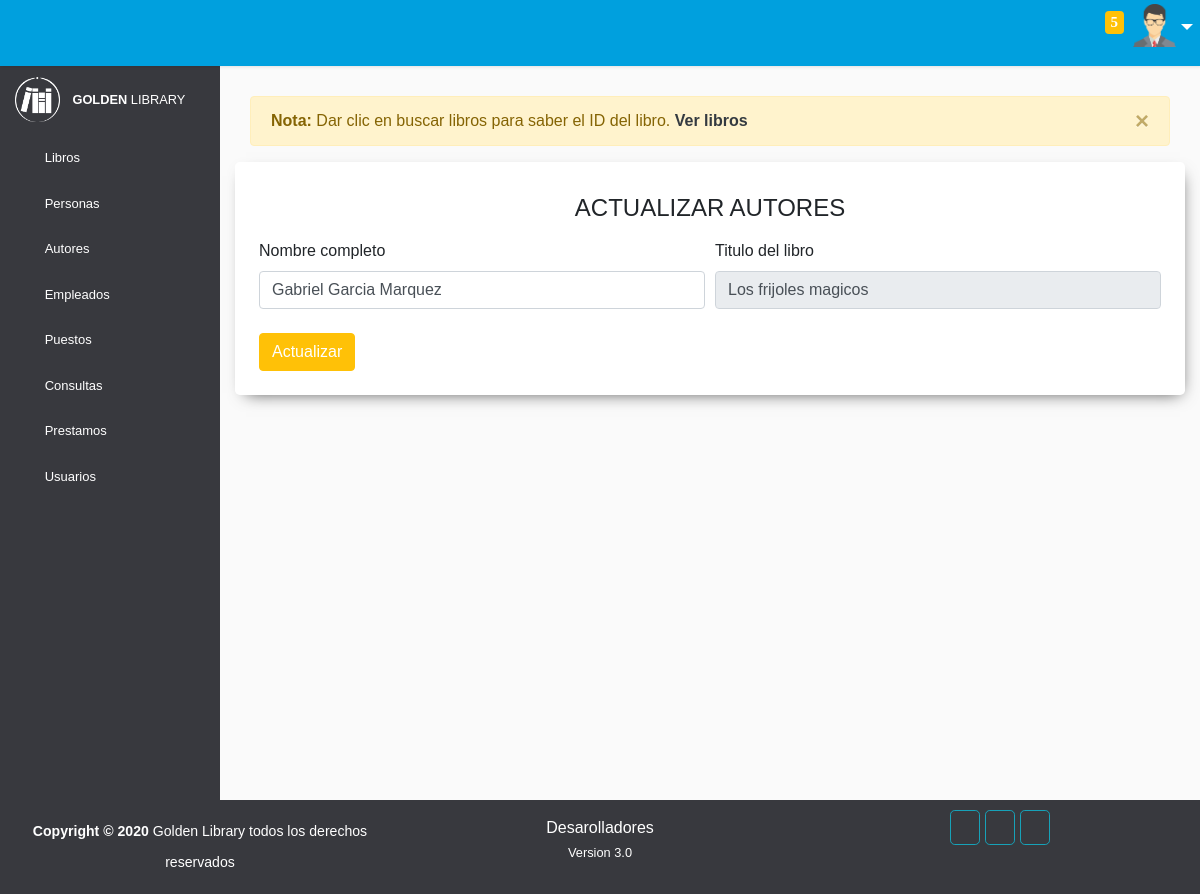
The app's page /autores/modificar_autores.php?id=6 (signed in) with its own data.
### tables this page shows
CREATE TABLE `autores` (
  `Id_autor` int(11) NOT NULL,
  `Id_libro` int(11) NOT NULL,
  `Nombre` varchar(40) NOT NULL,
  `Activo` int(1) NOT NULL DEFAULT '1'
);

CREATE TABLE `libros` (
  `Id_libro` int(11) NOT NULL,
  `Titulo` varchar(50) NOT NULL,
  `Copias` int(1) NOT NULL,
  `Editorial` varchar(30) NOT NULL,
  `Fecha_edicion` date DEFAULT NULL,
  `Categoria` varchar(30) NOT NULL,
  `Estante` int(1) NOT NULL,
  `Activo` int(1) NOT NULL DEFAULT '1'
);

### autores/modificar_autores.php (the view, shortened to what this page needs)
<!DOCTYPE html>
<html>
<head>
    <link rel="stylesheet" type="text/css" href="../vendor/bootstrap/css/bootstrap.min.css">
    <link rel="stylesheet" href="../vendor/bootstrap/css/style.css">
    <link rel="stylesheet" type="text/css" href="../icofont/icofont.min.css">
    <link rel="stylesheet" type="text/css" href="../vendor/bootstrap/css/sweetalert.css">
</head>
<body>
    <div class="wrapper">
        <nav id="sidebar">
            <div class="sidebar-header">
                <img width="45" height="45" src="../images/logo.png" alt="">
                <small><b class="ml-2">GOLDEN </b>LIBRARY</small>
            </div>
            <ul class="list-unstyled components">
                <li class="">
                    <a href="#homeSubmenu" data-toggle="collapse" aria-expanded="false" class="dropdown-toggle"><span class="icofont-library mr-3 h4 text-white"></span>Libros<i class="icofont-rounded-down text-white"></i></a>
                </li>
                <li class="">
                    <a href="#pageSubmenu" data-toggle="collapse" aria-expanded="false" class="dropdown-toggle"><span class="icofont-people mr-3 h4 text-white"></span>Personas<i class="icofont-rounded-down text-white"></i></a>
                </li>
                <li class="">
                    <a href="#autoresSubmenu" data-toggle="collapse" aria-expanded="false" class="dropdown-toggle"><span class="icofont-read-book-alt mr-3 h4 text-white"></span>Autores<i class="icofont-rounded-down text-white"></i></a>
                </li>
                <li class="">
                    <a href="#empleadosSubmenu" data-toggle="collapse" aria-expanded="false" class="dropdown-toggle"><span class="icofont-business-man mr-3 h4 text-white"></span>Empleados<i class="icofont-rounded-down text-white"></i></a>
                </li>
                <li class="">
                    <a href="#puestoSubmenu" data-toggle="collapse" aria-expanded="false" class="dropdown-toggle"><span class="icofont-tick-boxed mr-3 h4 text-white"></span>Puestos<i class="icofont-rounded-down text-white"></i></a>
                </li>
                <li class="">
                    <a href="#consultaSubmenu" data-toggle="collapse" aria-expanded="false" class="dropdown-toggle"><span class="icofont-learn mr-3 h4 text-white"></span>Consultas<i class="icofont-rounded-down text-white"></i></a>
                </li>
                <li class="">
                    <a href="#prestamoSubmenu" data-toggle="collapse" aria-expanded="false" class="dropdown-toggle"><span class="icofont-paper mr-3 h4 text-white"></span>Prestamos<i class="icofont-rounded-down text-white"></i></a>
                </li>
                <li class="">
                    <a href="#userSubmenu" data-toggle="collapse" aria-expanded="false" class="dropdown-toggle"><span class="icofont-users-alt-4 mr-3 h4 text-white"></span>Usuarios<i class="icofont-rounded-down text-white"></i></a>
                </li>
            </ul>
        </nav>
        <div class="menu">
            <nav style="background-color:#00A0DE" class="p-2 navbar navbar-expand-lg navbar-light">
                <div class="container-fluid">
                    <a href="#"><span id="sidebarCollapse" class="text-white h3 icofont-navigation-menu"></span></a>
                    <div class="ml-3 text-center text-white">
                    </div>
                    <div class="collapse navbar-collapse" id="navbarSupportedContent">
                        <ul class="nav navbar-nav ml-auto">
                            <li class="nav-item">
                                <a data-toggle="modal" data-target="#exampleModalScrollable1" class="text-white h5 nav-link" href="#" title="Nuestra empresa"><i class="mr-2 icofont-building-alt"></i></a>
                            </li>
                            <li class="nav-item">
                                <a data-toggle="modal" data-target="#exampleModalScrollable" class="text-white h5 nav-link" href="#" title="Contactanos"><i class="mr-2 icofont-search-map"></i></a>
                            </li>
                            <li class="nav-item">
                                <a class="text-white h5 nav-link" href="../inicio.php"><i class="icofont-ui-home" title="Inicio"></i></a>
                            </li>
                            <li class="nav-item">
                                <a href="../prestamos/pendientes.php" class="text-white h5 nav-link" href="#"><i class="icofont-notification" title="Notificaciones"><span style="position: relative; top: -8px;" class="bg-warning badge count">
                                      <?php
                                        require_once("../conexion/conexion.php");
                                        $buscar_pend="SELECT COUNT(Id_prestamo) AS numero FROM prestamos WHERE Fecha_devolucion<NOW() AND Estatus='Pendiente'";
                                        $confirmar=$conexion->query($buscar_pend);
                                        $rows=$confirmar->fetch_assoc();
                                        echo $rows['numero'];;
                                        ?>
                                </span></i></a>
                            </li>
                            <li class="nav-item">
                                <div class="btn-group">
                                  <button type="button" id="perfil" class="btn dropdown-toggle" data-toggle="dropdown" aria-haspopup="true" aria-expanded="false">
                                    <img width="43" height="43" src="../images/user.png" alt="">
                                  </button>
                            </div>
                            </li>
                        </ul>
                    </div>
                </div>
            </nav>
        </div>
        <div class="container">
            <br><br><br><br>
            <div class="container">
                <div class="alert alert-warning alert-dismissible fade show" role="alert">
                  <strong>Nota:</strong> Dar clic en buscar libros para saber el ID del libro. <a class="text-dark" data-toggle="modal" data-target="#staticBackdrop" href=""><b> Ver libros</b></a>
                  <button type="button" class="close" data-dismiss="alert" aria-label="Close">
                    <span aria-hidden="true">&times;</span>
                  </button>
                </div>
            </div>
            <div class="bg-white rounded-lg formulario">
                <?php
                    $id=$_REQUEST['id'];
                    require_once("../conexion/conexion.php");
                    $query="SELECT * FROM autores,libros WHERE libros.Id_libro=autores.Id_libro AND autores.Id_autor=$id";
                    $resultado=$conexion->query($query);
                    $fila=$resultado->fetch_assoc();
                 ?>
                 <form class="p-4 needs-validation" action="realizar_edicion.php?id=<?php echo $fila['Id_autor'] ?>" method="POST" novalidate>
                  <center><label class="mt-2" for=""><h4>ACTUALIZAR AUTORES</h4></label></center>
                <div class="form-row">
                  <div class="col-md-6 mb-4">
                    <label for="validationCustom01">Nombre completo</label>
                    <input type="text" class="form-control" id="validationCustom01"required name="nombre" placeholder="Nombre del autor" value="<?php echo $fila['Nombre'] ?>" pattern="[a-zA-ZàáâäãåąčćęèéêëėįìíîïłńòóôöõøùúûüųūÿýżźñçčšžÀÁÂÄÃÅĄĆČĖĘÈÉÊËÌÍÎÏĮŁŃÒÓÔÖÕØÙÚÛÜŲŪŸÝŻŹÑßÇŒÆČŠŽ∂ð ,.'-]+" maxlength="40">
                  </div>
                  <div class="col-md-6 mb-4">
                    <label for="validationCustom02">Titulo del libro</label>
                    <input type="text" class="form-control" id="validationCustom02" required value="<?php echo $fila['Titulo'] ?>" readonly>
                  </div>
                 </div>
                <button class="btn btn-warning text-white" type="submit" name="registrar">Actualizar</button>
              </form>
            </div>
          <br>
          </div>
    </div>
    <footer class=" ">
        <div class="container-fluid text-center">
            <div class="row">
                <div class="col-md-4">
                    <p class="text-white pt-3"><small><b>Copyright &copy; 2020 </b>Golden Library todos los derechos reservados</small></p>
                </div>
                <div class="col-md-4 text-white mt-3 mb-2">
                    <div class="contaiter">
                        <a href="../conexion/desarolladores.php">Desarolladores</a>
                        <br>
                        <small>Version 3.0</small>
                    </div>
                </div>
                <div class="col-md-4 text-white mt-3 mb-2">
                    <div class="container">
                        <div class="d-inline">
                            <a href="" class="rounded-lg border border-info pt-2 p-2"><span class="icofont-facebook text-white h6"></span></a>
                        </div>
                        <div class="d-inline">
                            <a href="" class="rounded-lg border border-info pt-2 p-2"><span class="icofont-brand-whatsapp text-white h6"></span></a>
                        </div>
                        <div class="d-inline">
                            <a href="" class="rounded-lg border border-info pt-2 p-2"><span class="icofont-instagram text-white h6"></span></a>
                        </div>
                    </div>
                </div>
            </div>
        </div>
    </footer>
</body>
</html>

### records on screen
autores: nombre "Gabriel Garcia Marquez", Id_libro.Titulo "Los frijoles magicos"

### other values on screen
$rows['numero'] "5"
